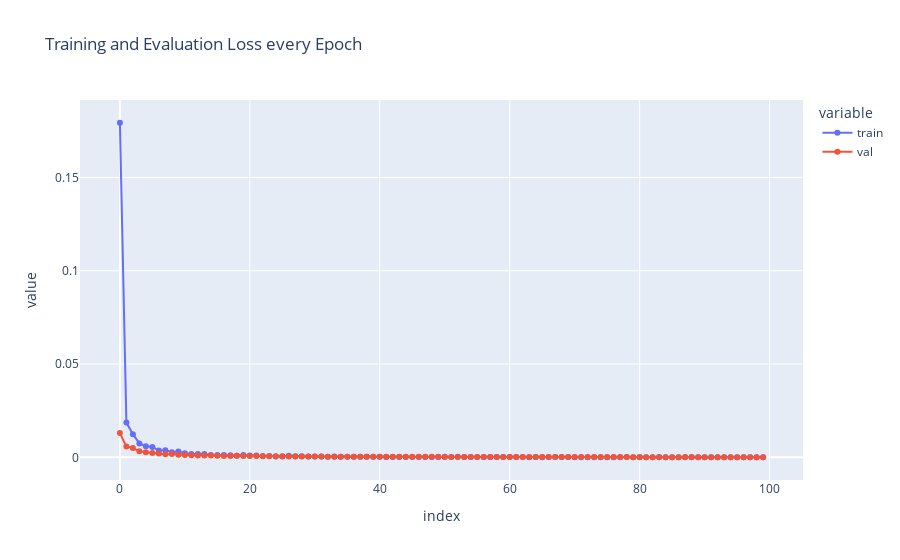

Notebook cell for this chart:
### Code cell
loss = pd.DataFrame({'train': history.history['loss'], 'val': history.history['val_loss']})

fig = px.line(loss, x=loss.index, y=loss.columns[0::], title='Training and Evaluation Loss every Epoch', markers=True)
fig.show()
